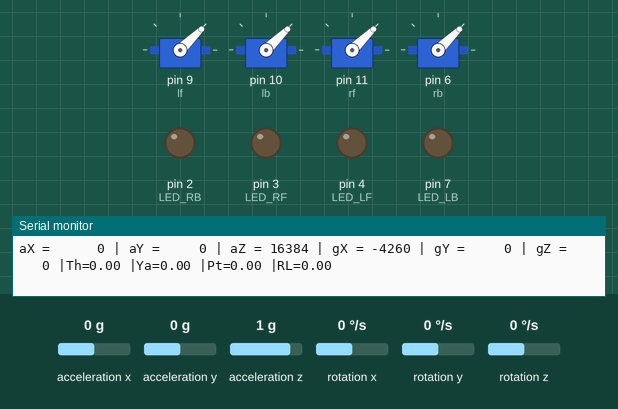
The sketch below on a simulated Arduino Uno, built with avr-gcc and run on an emulated ATmega328P. Parts: 4 × servo, output pins drawn as LEDs (lit = HIGH), the last lines printed to the serial monitor. Wiring (inferred from the names in the program): MPU-6050 motion sensor at I2C address 0x68. The inputs (shaded band) are chosen by the test bench; at power-on: acceleration x 0 g, acceleration y 0 g, acceleration z 1 g, rotation x 0 °/s, rotation y 0 °/s, rotation z 0 °/s.

Above: at 8.7 s.
8.8 s: acceleration x set to -0.2 g
10.8 s: acceleration x set to -0.5 g
At 12.1 s:
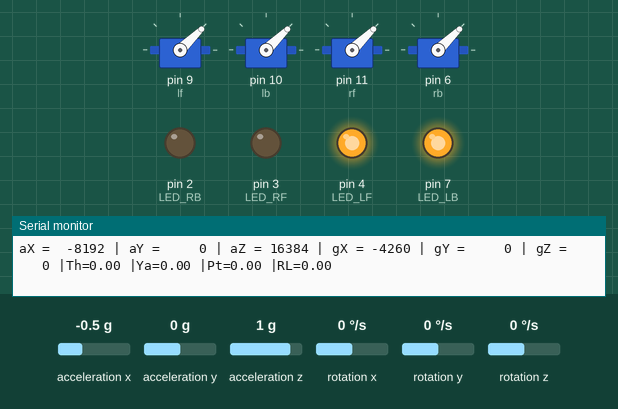
12.4 s: acceleration y set to -0.2 g
14.3 s: acceleration y set to -0.5 g
At 15.6 s:
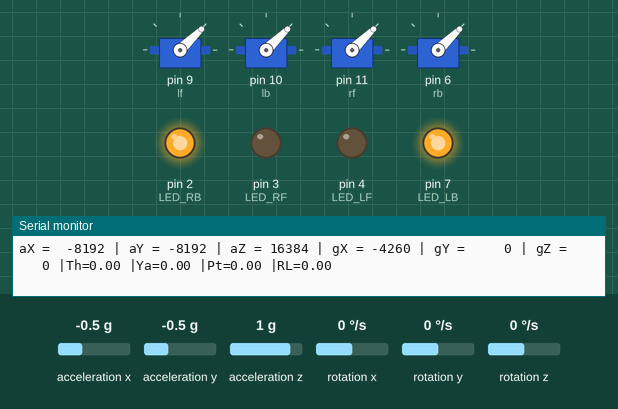
15.9 s: acceleration x set to -0.1 g
18.9 s: acceleration x set to 0.2 g
At 19.9 s:
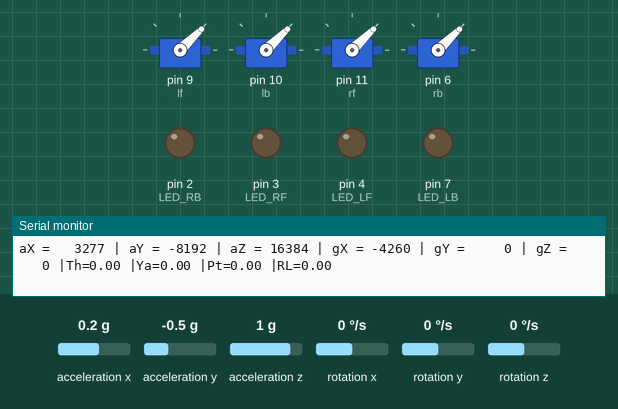
Timing chart, 0 to 21.9 s (numbered marks = the images above; inputs shaded):
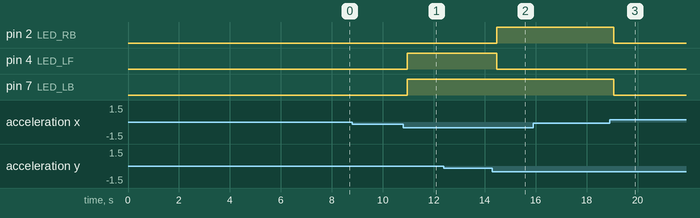

The sketch:

arduino.ino
```cpp
#include "Wire.h"                                           // This library allows you to communicate with I2C devices.
#include <Servo.h>


String GamePad_Commands;
const int MPU_ADDR=0x68;                                    // I2C address of the MPU-6050. If AD0 pin is set to HIGH, the I2C address will be 0x69.
int16_t accelerometer_x, accelerometer_y, accelerometer_z;  // variables for accelerometer raw data
int16_t gyro_x, gyro_y, gyro_z;                             // variables for gyro raw data

Servo L_F_prop;
Servo L_B_prop;
Servo R_F_prop;
Servo R_B_prop;


//define esc
#define lf 9 //left front motor
#define lb 10 //left back motor
#define rf 11 //right front motor
#define rb 6 //right back motor
// define LEDs
#define LED_LB 7 // LED left back
#define LED_RB 2 // LED right back
#define LED_RF 3 // LED right front
#define LED_LF 4 // LED left front

// Command variables
//Variaveis de tempo
float elapsedTime, time, timePrev;

//Variaveis para o giroscopio
int gyro_error=0;                         //We use this variable to only calculate once the gyro data error
float Gyr_rawX, Gyr_rawY, Gyr_rawZ;       //Here we store the raw data read
float Gyro_angle_x, Gyro_angle_y, Gyro_angle_z;         //Here we store the angle value obtained with Gyro data
float Gyro_raw_error_x, Gyro_raw_error_y, Gyro_raw_error_z; //Here we store the initial gyro data error

//Variaveis para o acelerometro
int acc_error=0;                            //We use this variable to only calculate once the Acc data error
float rad_to_deg = 180/3.141592654;         //This value is for pasing from radians to degrees values
float Acc_rawX, Acc_rawY, Acc_rawZ;         //Here we store the raw data read
float Acc_angle_x, Acc_angle_y, Acc_angle_z;             //Here we store the angle value obtained with Acc data
float Acc_angle_error_x, Acc_angle_error_y, Acc_angle_error_z; //Here we store the initial Acc data error

float Total_angle_x, Total_angle_y, Total_angle_z;


//Variaveis para a velocidade dos motores
int MAX_SIGNAL = 2000; //Sinal máximo para o motor
int MIN_SIGNAL = 1000; //Sinal minimo para o motor
int MAX_Speed = 85; //Percentagem máxima da velocidade máxima do motor
int MIN_Speed = 10;
int lf_speed = 1000;
int rf_speed = 1000;
int lb_speed = 1000;
int rb_speed = 1000;
int Max_speed_val = 1500;
int Min_speed_val = 1500;
  // input
float input_THROTTLE = 0;
float input_YAW = 0;
float input_ROLL = 0;
float input_PITCH = 0;
  // output
float throttle = 1000;
float yaw = 0;
float pitch = 0;
float roll = 0;

//PID
//////////////////////////////PID FOR ROLL///////////////////////////
float ROLL, roll_error, roll_previous_error;
float roll_pid_p=0;
float roll_pid_i=0;
float roll_pid_d=0;
///////////////////////////////ROLL PID CONSTANTS////////////////////
double roll_kp=-10;//3.55
double roll_ki=0;//0.003
double roll_kd=0;//2.05
//////////////////////////////PID FOR PITCH//////////////////////////
float PITCH, pitch_error, pitch_previous_error;
float pitch_pid_p=0;
float pitch_pid_i=0;
float pitch_pid_d=0;
///////////////////////////////PITCH PID CONSTANTS///////////////////
double pitch_kp=-10;//3.55
double pitch_ki=0;//0.003
double pitch_kd=0;//2.05
float pitch_desired_angle = 0;     //This is the angle in which

char tmp_str[7];                                            // temporary variable used in convert function
char* convert_int16_to_str(int16_t i) {                     // converts int16 to string. Moreover, resulting strings will have the same length in the debug monitor.
  sprintf(tmp_str, "%6d", i);
  return tmp_str;
}

void setup() {
  Max_speed_val = 1850;
  Min_speed_val = MIN_SIGNAL + MIN_SIGNAL * MIN_Speed / 100;

  //Inicio de comunicação serial
  Serial.begin(9600);
  pinMode(LED_LB, OUTPUT);
  pinMode(LED_RB, OUTPUT);
  pinMode(LED_RF, OUTPUT);
  pinMode(LED_LF, OUTPUT);
  digitalWrite(LED_LB, LOW);
  digitalWrite(LED_RB, LOW);
  digitalWrite(LED_RF, LOW);
  digitalWrite(LED_LF, LOW);

  // Associar pinos aos ESC e evitar que estes entrem no modo de alteração de definições
  L_F_prop.attach(lf);
  L_F_prop.writeMicroseconds(MIN_SIGNAL);
  delay(10);
  L_B_prop.attach(lb);
  L_B_prop.writeMicroseconds(MIN_SIGNAL);
  delay(10);
  R_F_prop.attach(rf);
  R_F_prop.writeMicroseconds(MIN_SIGNAL);
  delay(10);
  R_B_prop.attach(rb);
  R_B_prop.writeMicroseconds(MIN_SIGNAL);
  delay(10);
  delay(7500); //Dar tempo para os ESC se configurarem

  Wire.begin();
  Wire.beginTransmission(MPU_ADDR);                         // Begins a transmission to the I2C slave (GY-521 board)
  Wire.write(0x6B);                                         // PWR_MGMT_1 register
  Wire.write(0);                                            // set to zero (wakes up the MPU-6050)
  Wire.endTransmission(true);
}

void loop() {
  Wire.beginTransmission(MPU_ADDR);
  Wire.write(0x3B);                                         // starting with register 0x3B (ACCEL_XOUT_H) [MPU-6000 and MPU-6050 Register Map and Descriptions Revision 4.2, p.40]
  Wire.endTransmission(false);                              // the parameter indicates that the Arduino will send a restart. As a result, the connection is kept active.
  Wire.requestFrom(MPU_ADDR, 7*2, true);                    // request a total of 7*2=14 registers

  // "Wire.read()<<8 | Wire.read();" means two registers are read and stored in the same variable
  accelerometer_x = Wire.read()<<8 | Wire.read();     // reading registers: 0x3B (ACCEL_XOUT_H) and 0x3C (ACCEL_XOUT_L)
  accelerometer_y = Wire.read()<<8 | Wire.read();     // reading registers: 0x3D (ACCEL_YOUT_H) and 0x3E (ACCEL_YOUT_L)
  accelerometer_z = Wire.read()<<8 | Wire.read();     // reading registers: 0x3F (ACCEL_ZOUT_H) and 0x40 (ACCEL_ZOUT_L)
  gyro_x = Wire.read()<<8 | Wire.read();              // reading registers: 0x43 (GYRO_XOUT_H) and 0x44 (GYRO_XOUT_L)
  gyro_y = Wire.read()<<8 | Wire.read();              // reading registers: 0x45 (GYRO_YOUT_H) and 0x46 (GYRO_YOUT_L)
  gyro_z = Wire.read()<<8 | Wire.read();              // reading registers: 0x47 (GYRO_ZOUT_H) and 0x48 (GYRO_ZOUT_L)

  // Serial communication to send data to Rasberry Pi
  Serial.print("aX = "); Serial.print(convert_int16_to_str(accelerometer_x));
  Serial.print(" | aY ="); Serial.print(convert_int16_to_str(accelerometer_y));
  Serial.print(" | aZ ="); Serial.print(convert_int16_to_str(accelerometer_z));
  Serial.print(" | gX ="); Serial.print(convert_int16_to_str(gyro_x));
  Serial.print(" | gY ="); Serial.print(convert_int16_to_str(gyro_y));
  Serial.print(" | gZ ="); Serial.print(convert_int16_to_str(gyro_z));
  Serial.print(" |Th="); Serial.print(input_THROTTLE);
  Serial.print(" |Ya="); Serial.print(input_YAW);
  Serial.print(" |Pt="); Serial.print(input_PITCH);
  Serial.print(" |RL="); Serial.print(input_ROLL);
  Serial.println();


  // Serial communication to receive commands
  if (Serial.available()){
    GamePad_Commands = Serial.readStringUntil('\n');
    String strArr[4];
    int stringStart = 0;
    int arrayIndex = 0;
    for (int i=0; i < GamePad_Commands.length(); i++){
      if(GamePad_Commands.charAt(i) == ','){
        strArr[arrayIndex] = "";
        strArr[arrayIndex] = GamePad_Commands.substring(stringStart, i);
        stringStart = (i+1);
        arrayIndex++;
      }
    }
    //Put values from the array into the variables.
    String v1 = strArr[0];
    String v2 = strArr[1];
    String v3 = strArr[2];
    String v4 = strArr[3];
    //Convert string to int if you need it.
    int aux_THROTTLE = v1.toInt();
    int aux_YAW = v2.toInt();
    int aux_PITCH = v3.toInt();
    int aux_ROLL = v4.toInt();
    input_THROTTLE = map(aux_THROTTLE,0,100,1000,2000);
    input_YAW = map(aux_YAW,-100,100,-50,50);
    input_PITCH = map(aux_PITCH,-100,100,-30,30);
    input_ROLL = map(aux_ROLL,-100,100,-30,30);

  }

  // LED conditions
  if (accelerometer_x < 1000 && accelerometer_y < -5000) {
    digitalWrite(LED_LB, HIGH);
    digitalWrite(LED_RB, HIGH);
    digitalWrite(LED_RF, LOW);
    digitalWrite(LED_LF, LOW);
  } else if (accelerometer_x < 1000 && accelerometer_y > 5000) {
    digitalWrite(LED_LB, LOW);
    digitalWrite(LED_RB, LOW);
    digitalWrite(LED_RF, HIGH);
    digitalWrite(LED_LF, HIGH);
  } else if (accelerometer_x > 5000 && accelerometer_y < 1000) {
    digitalWrite(LED_LB, LOW);
    digitalWrite(LED_RB, HIGH);
    digitalWrite(LED_RF, HIGH);
    digitalWrite(LED_LF, LOW);
  } else if (accelerometer_x < -5000 && accelerometer_y < 1000) {
    digitalWrite(LED_LB, HIGH);
    digitalWrite(LED_RB, LOW);
    digitalWrite(LED_RF, LOW);
    digitalWrite(LED_LF, HIGH);
  } else {
    digitalWrite(LED_LB, LOW);
    digitalWrite(LED_RB, LOW);
    digitalWrite(LED_RF, LOW);
    digitalWrite(LED_LF, LOW);
  }

  // delay
  delay(100);
  //Comandos de yaw, pitch e roll podem ir de -1000 a 1000
  //Limitar comandos para evitar movimentos bruscos
  if(throttle < 1000){throttle = 1000;}
  if(throttle > 2000){throttle = 2000;}
  if(yaw < -400){yaw = -400;}
  if(yaw > 400){yaw = 400;}
  if(pitch < -400){pitch = -400;}
  if(pitch > 400){pitch = 400;}
  if(roll < -400){roll = -400;}
  if(roll > 400){roll = 400;}
  if(-3 < roll_error <3)
  {
    roll_pid_i = roll_pid_i+(roll_ki*roll_error);
  }
  if(-3 < pitch_error <3)
  {
    pitch_pid_i = pitch_pid_i+(pitch_ki*pitch_error);
  }
/*The last part is the derivate. The derivate acts upon the speed of the error.
As we know the speed is the amount of error that produced in a certain amount of
time divided by that time. For taht we will use a variable called previous_error.
We substract that value from the actual error and divide all by the elapsed time.
Finnaly we multiply the result by the derivate constant*/
  roll_pid_d = roll_kd*((roll_error - roll_previous_error)/elapsedTime);
  pitch_pid_d = pitch_kd*((pitch_error - pitch_previous_error)/elapsedTime);
//The final PID values is the sum of each of this 3 parts/
  roll = roll_pid_p + roll_pid_i + roll_pid_d;
  pitch = pitch_pid_p + pitch_pid_i + pitch_pid_d;
  yaw = input_YAW;
  throttle = input_THROTTLE;

  //Obter velocidade de cada motor
  lf_speed = throttle + yaw + pitch + roll;
  rf_speed = throttle - yaw + pitch - roll;
  lb_speed = throttle - yaw - pitch + roll;
  rb_speed = throttle + yaw - pitch - roll;

  //Limitar velocidade dos motores
  if (lf_speed > Max_speed_val) {lf_speed = Max_speed_val;}
  if (lf_speed < Min_speed_val) {lf_speed = Min_speed_val;}
  if (rf_speed > Max_speed_val) {rf_speed = Max_speed_val;}
  if (rf_speed < Min_speed_val) {rf_speed = Min_speed_val;}
  if (lb_speed > Max_speed_val) {lb_speed = Max_speed_val;}
  if (lb_speed < Min_speed_val) {lb_speed = Min_speed_val;}
  if (rb_speed > Max_speed_val) {rb_speed = Max_speed_val;}
  if (rb_speed < Min_speed_val) {rb_speed = Min_speed_val;}
}
```

Measured:
- the behaviour switches between -0.3 and -0.4 g on acceleration x (found by bisection; images 0 and 1)
- the behaviour switches between -0.3 and -0.4 g on acceleration y (found by bisection; images 1 and 2)
- the behaviour switches between 0 and 0.1 g on acceleration x (found by bisection; images 2 and 3)
- after the input at 10.8 s, pin 4 (LED_LF), pin 7 (LED_LB): LOW → HIGH after 0.16 s
- after the input at 14.3 s, pin 2 (LED_RB): LOW → HIGH after 0.18 s; pin 4 (LED_LF): HIGH → LOW after 0.18 s
- after the input at 18.9 s, pin 2 (LED_RB), pin 7 (LED_LB): HIGH → LOW after 0.17 s
